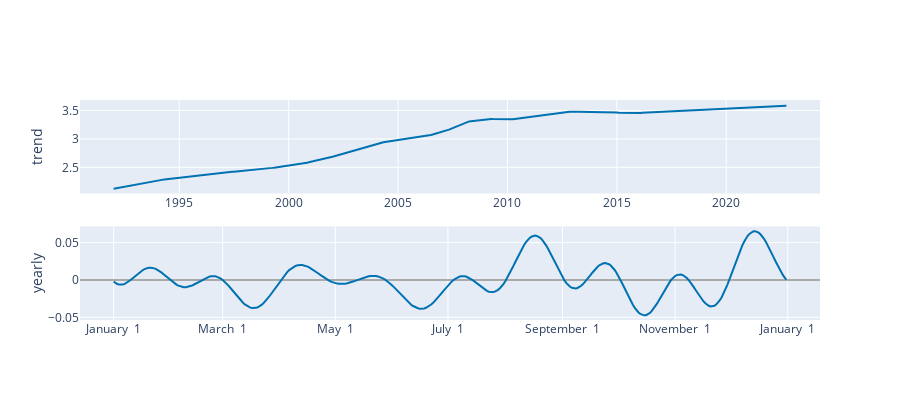

The code cell stored with this chart in its notebook:
### Code cell
plot_components_plotly(model, forecast)

### Figure 1 — Plotly figure (JSON) as saved in the notebook; plotly's stock layout.template omitted (floating-point values rounded to 4 significant figures; data arrays with more than 128 entries replaced by an {"elided": "..."} marker saying what was removed)
{"data": [{"line": {"color": "#0072B2", "width": 2}, "mode": "lines", "name": "trend", "type": "scatter", "x": {"elided": "723 str values"}, "xaxis": "x", "y": {"elided": "723 float values"}, "yaxis": "y"}, {"line": {"color": "rgba(0, 114, 178, 0.2)", "width": 0}, "mode": "lines", "name": "trend_upper", "type": "scatter", "x": {"elided": "723 str values"}, "xaxis": "x", "y": {"elided": "723 float values"}, "yaxis": "y"}, {"fill": "tonexty", "fillcolor": "rgba(0, 114, 178, 0.2)", "line": {"color": "rgba(0, 114, 178, 0.2)", "width": 0}, "mode": "lines", "name": "trend_lower", "type": "scatter", "x": {"elided": "723 str values"}, "xaxis": "x", "y": {"elided": "723 float values"}, "yaxis": "y"}, {"line": {"color": "#0072B2", "width": 2}, "mode": "lines", "name": "yearly", "type": "scatter", "x": {"elided": "365 str values"}, "xaxis": "x2", "y": {"elided": "365 float values"}, "yaxis": "y2"}], "layout": {"height": 400, "showlegend": false, "width": 900, "xaxis": {"anchor": "y", "domain": [0, 1], "range": ["1990-06-18T10:48:00", "2024-04-14T13:12:00"], "type": "date"}, "xaxis2": {"anchor": "y2", "domain": [0, 1], "range": ["2016-12-13T18:54:02.958904115", "2018-01-18T11:04:57.863013581"], "tickformat": "%B %e", "type": "date"}, "yaxis": {"anchor": "x", "domain": [0.575, 1], "rangemode": "normal", "title": {"text": "trend"}, "zerolinecolor": "#AAA"}, "yaxis2": {"anchor": "x2", "domain": [0, 0.425], "title": {"text": "yearly"}, "zerolinecolor": "#AAA"}}}
